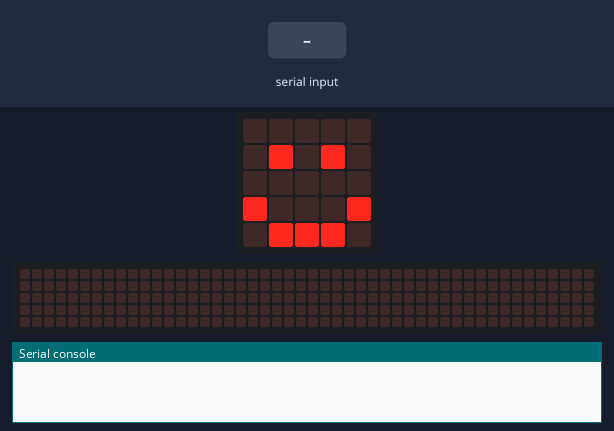
A program run on a simulated BBC micro:bit (MakeCode). Parts: the board's 5×5 LED display, a strip that is not on the board, showing the scrolling text unrolled, the last lines printed to the serial console. The inputs (shaded band) are chosen by the test bench. No radio messages arrive unless stated (any console line starting 'radio sent:' is added by the test bench); the 48×5 strip is a reading aid, not a part: it shows the text the display is scrolling, unrolled, one strip-width of it at a time.

Above: at 1.8 s.
1.9 s: "90" typed at the serial console, then Enter
At 4.37 s:
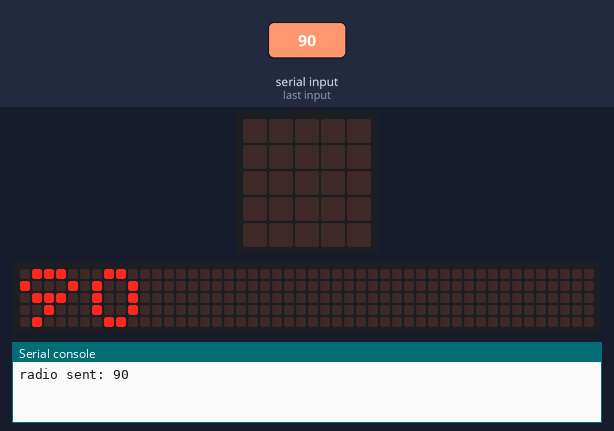
At 5.7 s:
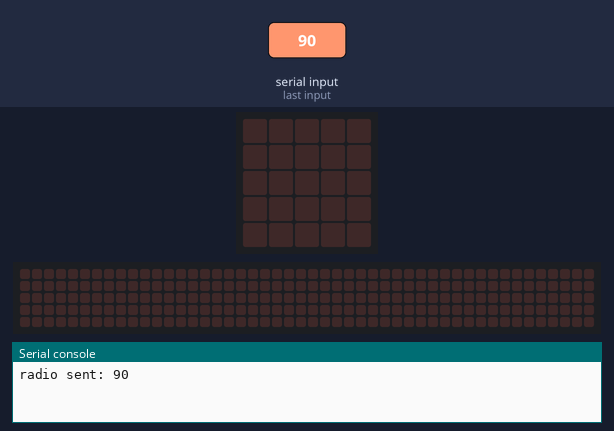
6.1 s: "5" typed at the serial console, then Enter
At 6.8 s:
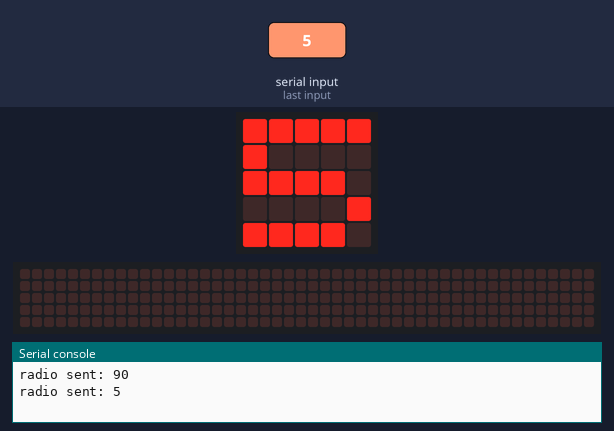
Timing chart, 0 to 9.1 s (numbered marks = the images above; inputs shaded):
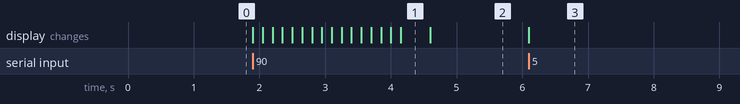

The program:

main.ts
```typescript
let raspberrypi = ""
serial.setBaudRate(BaudRate.BaudRate115200)
let canal = 100
radio.setGroup(canal)
basic.showIcon(IconNames.Happy)
basic.forever(function () {
    raspberrypi = serial.readLine()
    radio.sendNumber(parseFloat(raspberrypi))
    basic.showString(raspberrypi)
})
```

test.ts
```typescript
// testes vão aqui; isto não será compilado quando este pacote for usado como uma extensão.
```

Measured:
- after the input at 1.9 s, the display: first changes at once (image 1 shows a later state)
- after the input at 6.1 s, the display: changes at once (image 3)
- what the display in image 1 shows lasts 0.4 s, from 4.2 s to 4.6 s
